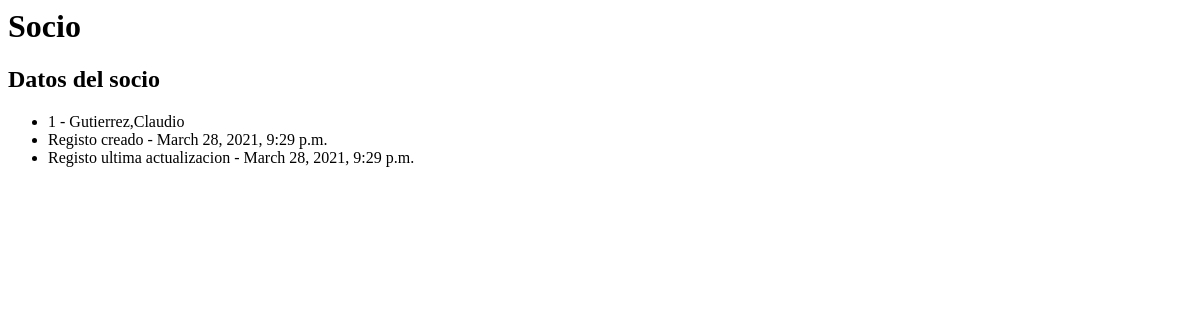
The app's page /socios/socio/1, older data.
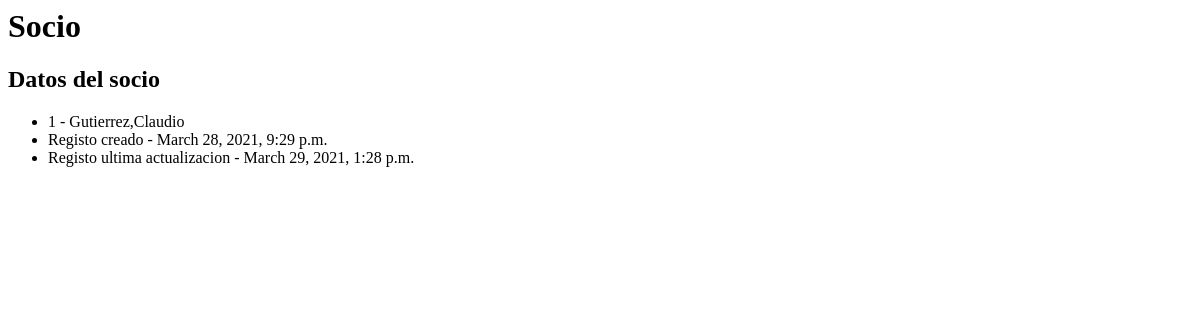
The same page, newer data.
### socios/models.py (models this page shows, shortened)
class Socio(models.Model):
    CATEGORIAS_CHOISES = [
        ( 0,"inactivo"),
        ( 1,"beneficiario"),
        ( 2,"dirigente"),
        ( 3,"resp.beneficiario"),
        ( 4,"colaborador")
        ]
    nombres = models.CharField(max_length=50)
    apellidos = models.CharField(max_length=50)
    dni = models.CharField(max_length=15)
    fecha_nacimiento = models.DateField('fecha_nacimiento')
    creado = models.DateTimeField('creado',auto_now_add=True)
    actualizado = models.DateTimeField('actualizado',auto_now=True)
    familia=models.ForeignKey(Familia, on_delete=models.CASCADE)
    categoria=models.IntegerField(default=0, choices=CATEGORIAS_CHOISES)

### socios/views.py (the view)
# urls.py: path('socio/<int:socio_id>', views.socio_detalle, name='socio_detalle'),
def socio_detalle(request, socio_id):
    try:
        socio = Socio.objects.get(pk=socio_id)
        print("Detalle socio:" + socio.apellidos +", "+ socio.nombres)
    except Exception as err:
        raise Http404("Unexpected error: {0}".format(err))
    return render(request, 'socios/socio_detalle.html', {'socio':socio})

### socios/templates/socios/socio_detalle.html
<html>
<head>
  </head>
<body>
<h1>Socio {{ socio.familia_crm_id }}</h1>
<h2>Datos del socio</h2>
{% if socio %}
    <ul>
        <li >{{ socio.id }} - {{ socio.apellidos }},{{ socio.nombres }}</li>
        <li >Registo creado - {{ socio.creado }}</li>
        <li >Registo ultima actualizacion - {{ socio.actualizado }}</li>
    </ul>
{% else %}
    <p>No socio is available.</p>
{% endif %}
  </body>
</html>

Row changes from the older to the newer data that the page shows:
changed Socio "Gutierrez": actualizado "March 28, 2021, 9:29 p.m." → "March 29, 2021, 1:28 p.m."
